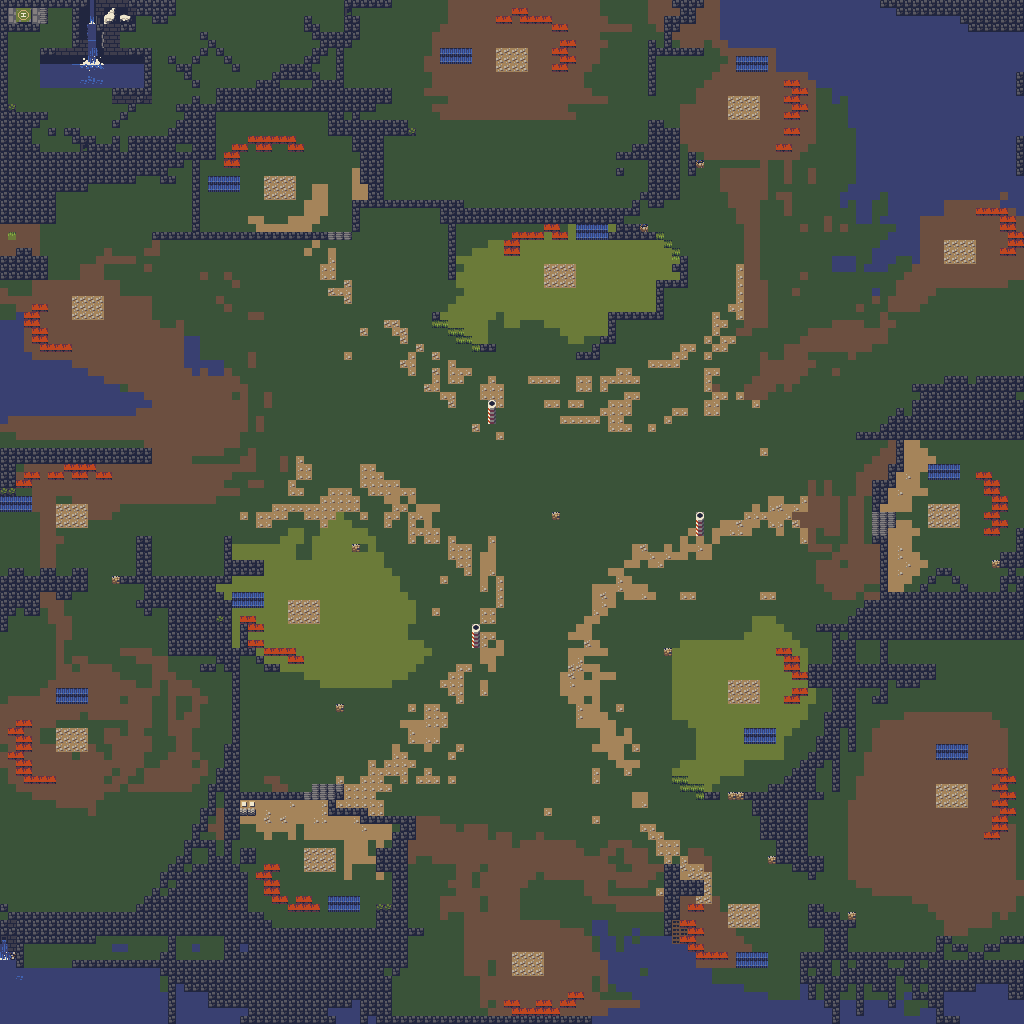

Rendered tile map (Tiled .tmx) drawn with the repository's tilesets; below, a short description and the map source with its tile grids summarised:
An orthogonal 128x128 tile map with 8x8 px tiles, 1 tile layer (Tile Layer 1), 4 tilesets and 5 objects (Player, D, C, B, A).

<map version="1.2" tiledversion="1.2.1" orientation="orthogonal" renderorder="right-down" width="128" height="128" tilewidth="8" tileheight="8" infinite="0" nextlayerid="7" nextobjectid="7">
 <tileset firstgid="1" source="../assets/tsx/galletcity_tiles.tsx" />
 <tileset firstgid="169" source="../assets/tsx/cavesofgallet_tiles.tsx" />
 <tileset firstgid="265" source="../assets/tsx/azul_tiles.tsx" />
 <tileset firstgid="353" source="../assets/tsx/bw_tiles.tsx" />
 <layer id="1" name="Tile Layer 1" width="128" height="128">
  <data>[16384 cells, 16384 non-empty, 54 distinct tile ids]</data>
 </layer>
 <objectgroup id="6" name="Object Layer 1">
  <object id="1" name="Player" x="556.5" y="854.5" width="8" height="8" />
  <object id="2" name="D" x="108" y="20">
   <point />
  </object>
  <object id="3" name="C" x="23.5" y="15.75">
   <point />
  </object>
  <object id="4" name="B" x="348" y="12.5">
   <point />
  </object>
  <object id="5" name="A" x="84" y="147.5">
   <point />
  </object>
 </objectgroup>
</map>
